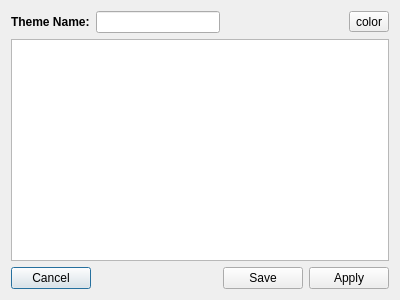
<?xml version="1.0" encoding="UTF-8"?>
<ui version="4.0">
 <class>ThemeDialog</class>
 <widget class="QDialog" name="ThemeDialog">
  <property name="geometry">
   <rect>
    <x>0</x>
    <y>0</y>
    <width>400</width>
    <height>300</height>
   </rect>
  </property>
  <property name="windowTitle">
   <string>Theme Editor</string>
  </property>
  <layout class="QVBoxLayout" name="verticalLayout">
   <item>
    <layout class="QHBoxLayout" name="horizontalLayout">
     <item>
      <widget class="QLabel" name="label">
       <property name="font">
        <font>
         <weight>75</weight>
         <bold>true</bold>
        </font>
       </property>
       <property name="text">
        <string>Theme Name:</string>
       </property>
      </widget>
     </item>
     <item>
      <widget class="QLineEdit" name="line_name"/>
     </item>
     <item>
      <spacer name="horizontalSpacer">
       <property name="orientation">
        <enum>Qt::Horizontal</enum>
       </property>
       <property name="sizeHint" stdset="0">
        <size>
         <width>40</width>
         <height>20</height>
        </size>
       </property>
      </spacer>
     </item>
     <item>
      <widget class="QToolButton" name="tool_color">
       <property name="text">
        <string>color</string>
       </property>
       <property name="iconSize">
        <size>
         <width>20</width>
         <height>20</height>
        </size>
       </property>
       <property name="popupMode">
        <enum>QToolButton::InstantPopup</enum>
       </property>
      </widget>
     </item>
    </layout>
   </item>
   <item>
    <widget class="QPlainTextEdit" name="text_file"/>
   </item>
   <item>
    <layout class="QHBoxLayout" name="horizontalLayout_2">
     <item>
      <widget class="QPushButton" name="push_cancel">
       <property name="text">
        <string>Cancel</string>
       </property>
      </widget>
     </item>
     <item>
      <spacer name="horizontalSpacer_2">
       <property name="orientation">
        <enum>Qt::Horizontal</enum>
       </property>
       <property name="sizeHint" stdset="0">
        <size>
         <width>40</width>
         <height>20</height>
        </size>
       </property>
      </spacer>
     </item>
     <item>
      <widget class="QPushButton" name="push_save">
       <property name="text">
        <string>Save</string>
       </property>
      </widget>
     </item>
     <item>
      <widget class="QPushButton" name="push_apply">
       <property name="text">
        <string>Apply</string>
       </property>
      </widget>
     </item>
    </layout>
   </item>
  </layout>
 </widget>
 <resources/>
 <connections/>
</ui>
